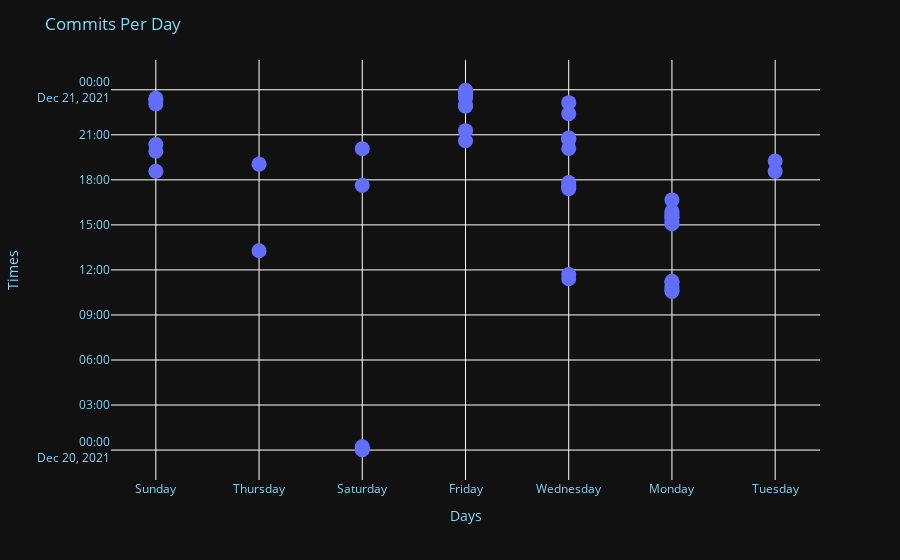

The code cell stored with this chart in its notebook:
### Code cell
temp = pd.Timestamp("00:34:23")
temp1 = pd.Timestamp("01:34:23")
temp2 = pd.Timestamp("03:57:23")
temp3 = pd.Timestamp("12:34:23")
temp4 = pd.Timestamp("13:34:23")

df4 = pd.DataFrame({
        "Days": ['Monday', 'Tuesday', 'Monday', 'Tuesday', 'Monday'],
        "Times": [temp, temp1, temp2, temp3, temp4]
    })


fig2 = px.scatter(df2, x='Days', y="Times")

fig2.update_traces(marker={'size': 15})

fig2.update_layout(
    plot_bgcolor=colors['background'],
    paper_bgcolor=colors['background'],
    font_color=colors['text'],
    title = 'Commits Per Day'
)


fig2.show()

### Figure 1 — Plotly figure (JSON) as saved in the notebook; plotly's stock layout.template omitted (floating-point values rounded to 4 significant figures)
{"data": [{"hovertemplate": "Days=%{x}<br>Times=%{y}<extra></extra>", "legendgroup": "", "marker": {"color": "#636efa", "size": 15, "symbol": "circle"}, "mode": "markers", "name": "", "orientation": "v", "showlegend": false, "type": "scatter", "x": ["Sunday", "Sunday", "Thursday", "Sunday", "Thursday", "Saturday", "Saturday", "Saturday", "Friday", "Friday", "Friday", "Friday", "Friday", "Friday", "Friday", "Friday", "Friday", "Friday", "Wednesday", "Wednesday", "Monday", "Monday", "Monday", "Monday", "Wednesday", "Wednesday", "Wednesday", "Wednesday", "Wednesday", "Wednesday", "Wednesday", "Wednesday", "Wednesday", "Wednesday", "Tuesday", "Tuesday", "Monday", "Monday", "Monday", "Monday", "Monday", "Monday", "Monday", "Monday", "Monday", "Monday", "Sunday", "Sunday", "Sunday", "Saturday", "Saturday"], "xaxis": "x", "y": ["2021-12-20T20:21:27", "2021-12-20T19:54:28", "2021-12-20T13:16:47", "2021-12-20T18:34:22", "2021-12-20T19:02:47", "2021-12-20T00:13:07", "2021-12-20T00:07:59", "2021-12-20T00:01:47", "2021-12-20T23:57:35", "2021-12-20T23:49:24", "2021-12-20T23:47:39", "2021-12-20T23:37:04", "2021-12-20T23:26:31", "2021-12-20T22:58:41", "2021-12-20T22:57:43", "2021-12-20T22:54:21", "2021-12-20T21:16:34", "2021-12-20T20:35:58", "2021-12-20T11:41:42", "2021-12-20T11:24:33", "2021-12-20T15:54:15", "2021-12-20T15:46:03", "2021-12-20T15:29:58", "2021-12-20T15:04:51", "2021-12-20T23:08:28", "2021-12-20T22:24:04", "2021-12-20T20:47:44", "2021-12-20T20:45:19", "2021-12-20T20:41:30", "2021-12-20T20:05:41", "2021-12-20T17:49:24", "2021-12-20T17:38:22", "2021-12-20T17:28:55", "2021-12-20T17:24:41", "2021-12-20T19:15:24", "2021-12-20T18:33:24", "2021-12-20T16:39:54", "2021-12-20T15:39:20", "2021-12-20T15:29:40", "2021-12-20T15:16:45", "2021-12-20T11:14:33", "2021-12-20T11:09:42", "2021-12-20T10:54:58", "2021-12-20T10:47:04", "2021-12-20T10:38:06", "2021-12-20T10:33:36", "2021-12-20T23:25:48", "2021-12-20T23:16:52", "2021-12-20T23:02:55", "2021-12-20T20:04:00", "2021-12-20T17:38:34"], "yaxis": "y"}], "layout": {"font": {"color": "#7FDBFF"}, "legend": {"tracegroupgap": 0}, "margin": {"t": 60}, "paper_bgcolor": "#111111", "plot_bgcolor": "#111111", "title": {"text": "Commits Per Day"}, "xaxis": {"anchor": "y", "domain": [0, 1], "title": {"text": "Days"}}, "yaxis": {"anchor": "x", "domain": [0, 1], "title": {"text": "Times"}}}}
